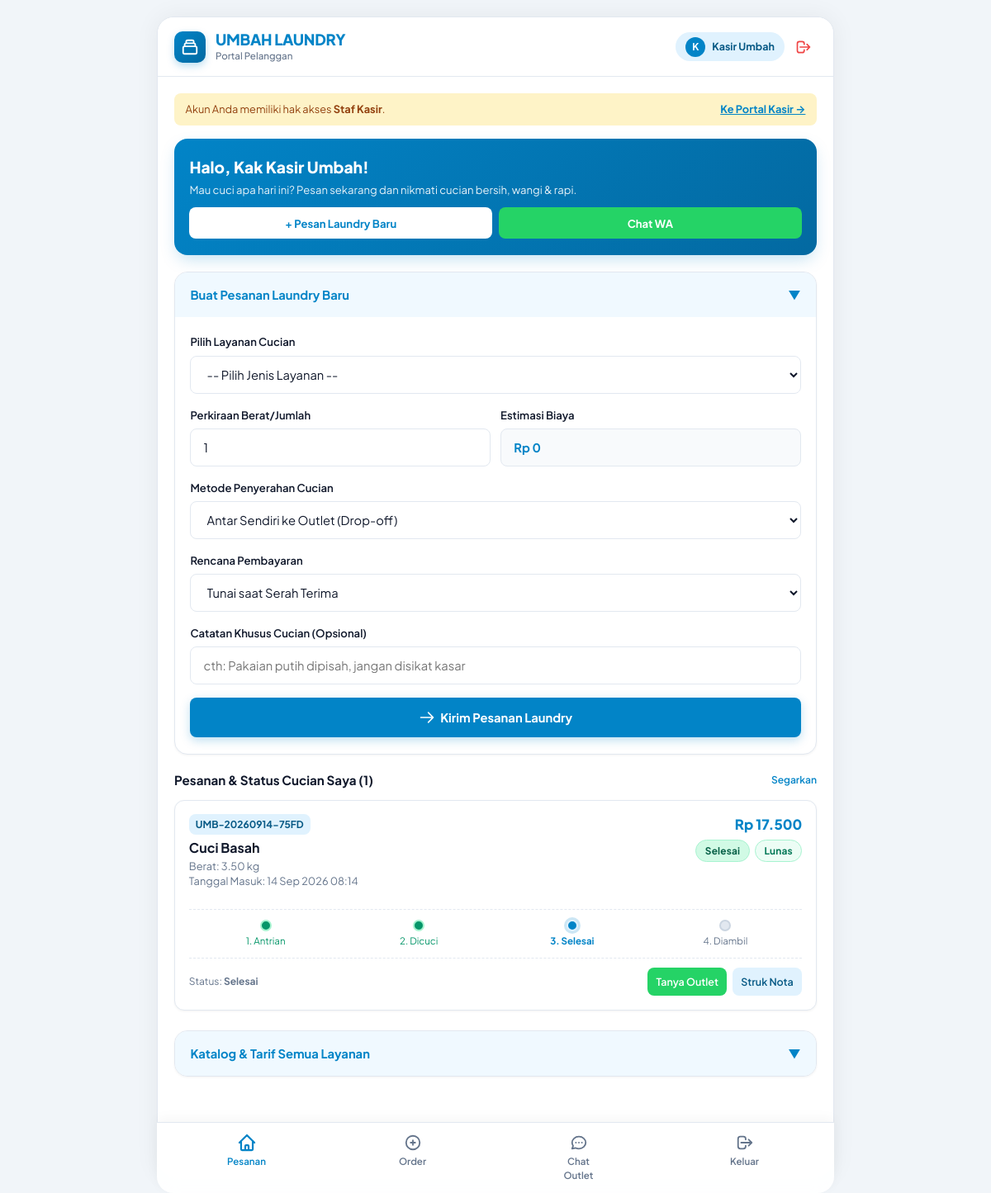
The app's page /dashboard_pelanggan.php (signed in) with its own data.
### tables this page shows
CREATE TABLE `transaksi` (
  `id` int(11) NOT NULL AUTO_INCREMENT,
  `kode_transaksi` varchar(30) NOT NULL,
  `id_pelanggan` int(11) NOT NULL,
  `id_layanan` int(11) NOT NULL,
  `id_karyawan` int(11) DEFAULT NULL,
  `berat_jumlah` decimal(5,2) NOT NULL,
  `total_harga` decimal(10,2) NOT NULL,
  `metode_pembayaran` enum('Tunai','QRIS','Transfer') DEFAULT 'Tunai',
  `status_pembayaran` enum('Belum Lunas','Lunas') DEFAULT 'Lunas',
  `status_cucian` enum('Antrian','Dalam Proses','Selesai','Sudah Diambil','Batal') DEFAULT 'Antrian',
  `catatan` text DEFAULT NULL,
  `tanggal_masuk` datetime DEFAULT current_timestamp(),
  `tanggal_selesai` datetime DEFAULT NULL,
  PRIMARY KEY (`id`),
  UNIQUE KEY `kode_transaksi` (`kode_transaksi`),
  KEY `fk_tx_pelanggan` (`id_pelanggan`),
  KEY `fk_tx_layanan` (`id_layanan`),
  KEY `fk_tx_karyawan` (`id_karyawan`),
  CONSTRAINT `fk_tx_karyawan` FOREIGN KEY (`id_karyawan`) REFERENCES `users` (`id`) ON DELETE SET NULL,
  CONSTRAINT `fk_tx_layanan` FOREIGN KEY (`id_layanan`) REFERENCES `layanan` (`id`),
  CONSTRAINT `fk_tx_pelanggan` FOREIGN KEY (`id_pelanggan`) REFERENCES `pelanggan` (`id`) ON DELETE CASCADE
);

CREATE TABLE `layanan` (
  `id` int(11) NOT NULL AUTO_INCREMENT,
  `nama_layanan` varchar(100) NOT NULL,
  `kategori` varchar(50) NOT NULL,
  `satuan` varchar(20) NOT NULL DEFAULT 'kg',
  `harga_per_satuan` decimal(10,2) NOT NULL,
  `created_at` timestamp NOT NULL DEFAULT current_timestamp(),
  PRIMARY KEY (`id`)
);

### dashboard_pelanggan.php (the view, shortened to what the rows shown need)
<?php
require_once __DIR__ . '/classes/Pelanggan.php';
require_once __DIR__ . '/classes/Transaksi.php';
$db = (new Database())->getConnection();
$pelangganModel = new Pelanggan($db);
$transaksiModel = new Transaksi($db);
$userNama   = $_SESSION['user']['nama'] ?? 'Pelanggan';
$userNoHp   = $_SESSION['user']['no_hp'] ?? '';
$userAlamat = $_SESSION['user']['alamat'] ?? '';
$pelangganId = $pelangganModel->findOrCreate($userNama, $userNoHp, $userAlamat);
$riwayatPesanan = $transaksiModel->getTransaksiByPelangganId($pelangganId);
?>
<!DOCTYPE html>
<html lang="id">
<head>
    <link rel="stylesheet" href="assets/css/chingu-style.css">
</head>
<body>
<div class="app-container">
    <div class="content">
        <div class="order-list">
            <?php if (empty($riwayatPesanan)): ?>
                <div style="text-align: center; color: var(--text-muted); font-size: 0.85rem; padding: 2.5rem 1rem; background: var(--surface); border: 1px solid var(--border); border-radius: 12px;">
                    Belum ada pesanan cucian. Buat pesanan pertama Anda pada formulir di atas!
                </div>
            <?php else: ?>
                <?php foreach ($riwayatPesanan as $trx): ?>
                    <?php
                        $badgeClass = match($trx['status_cucian']) {
                            'Antrian'       => 'badge-antrian',
                            'Dalam Proses'  => 'badge-proses',
                            'Selesai'       => 'badge-selesai',
                            'Sudah Diambil' => 'badge-diambil',
                            'Batal'         => 'badge-batal',
                            default         => 'badge-proses'
                        };
                        $waText = "Halo Umbah Laundry,\n"
                                . "Saya mau konfirmasi pesanan cucian saya:\n"
                                . "No Nota: *{$trx['kode_transaksi']}*\n"
                                . "Nama: {$trx['nama_pelanggan']}\n"
                                . "Layanan: {$trx['nama_layanan']} ({$trx['berat_jumlah']} {$trx['satuan']})\n"
                                . "Mohon info perkiraan selesainya ya kak. Terima kasih!";
                        $waUrl = "https://api.whatsapp.com/send?phone=6287715890651&text=" . urlencode($waText);
                        $s = $trx['status_cucian'];
                        $isProses  = in_array($s, ['Dalam Proses', 'Selesai', 'Sudah Diambil']);
                        $isSelesai = in_array($s, ['Selesai', 'Sudah Diambil']);
                        $isDiambil = ($s === 'Sudah Diambil');
                    ?>
                    <div class="order-card">
                        <div class="order-card-header">
                            <div>
                                <span class="order-code"><?= htmlspecialchars($trx['kode_transaksi']) ?></span>
                                <h5><?= htmlspecialchars($trx['nama_layanan']) ?></h5>
                                <div class="order-card-meta">
                                    Berat: <?= $trx['berat_jumlah'] ?> <?= htmlspecialchars($trx['satuan']) ?>
                                    <br>
                                    Tanggal Masuk: <?= date('d M Y H:i', strtotime($trx['tanggal_masuk'])) ?>
                                </div>
                            </div>
                            <div style="text-align: right;">
                                <div class="order-price">Rp <?= number_format($trx['total_harga'], 0, ',', '.') ?></div>
                                <div style="margin-top: 0.35rem;" class="order-card-badges">
                                    <span class="badge <?= $badgeClass ?>"><?= htmlspecialchars($trx['status_cucian']) ?></span>
                                    <?php if ($trx['status_pembayaran'] === 'Lunas'): ?>
                                        <span class="badge badge-lunas">Lunas</span>
                                    <?php else: ?>
                                        <span class="badge badge-belum-lunas">Belum Lunas</span>
                                    <?php endif; ?>
                                </div>
                            </div>
                        </div>
                        <div class="order-step-timeline">
                            <div class="step-item <?= $s === 'Antrian' ? 'active-step' : ($isProses ? 'passed-step' : '') ?>">
                                <div class="step-dot"></div>
                                <span>1. Antrian</span>
                            </div>
                            <div class="step-item <?= $s === 'Dalam Proses' ? 'active-step' : ($isSelesai ? 'passed-step' : '') ?>">
                                <div class="step-dot"></div>
                                <span>2. Dicuci</span>
                            </div>
                            <div class="step-item <?= $s === 'Selesai' ? 'active-step' : ($isDiambil ? 'passed-step' : '') ?>">
                                <div class="step-dot"></div>
                                <span>3. Selesai</span>
                            </div>
                            <div class="step-item <?= $isDiambil ? 'active-step passed-step' : '' ?>">
                                <div class="step-dot"></div>
                                <span>4. Diambil</span>
                            </div>
                        </div>
                        <div class="order-card-actions">
                            <span style="font-size: 0.75rem; color: var(--text-muted);">
                                Status: <strong><?= htmlspecialchars($trx['status_cucian']) ?></strong>
                            </span>
                            <div style="display: flex; gap: 0.4rem;">
                                <a href="<?= $waUrl ?>" target="_blank" class="btn-sm btn-sm-whatsapp">
                                    Tanya Outlet
                                </a>
                                <button type="button" class="btn-sm btn-sm-nota" onclick="showReceipt(<?= htmlspecialchars(json_encode($trx)) ?>)">
                                    Struk Nota
                                </button>
                            </div>
                        </div>
                    </div>
                <?php endforeach; ?>
            <?php endif; ?>
        </div>
    </div>
</div>
</body>
</html>

### records on screen
transaksi: kode_transaksi "UMB-20260914-75FD", id_layanan.nama_layanan "Cuci Basah", berat_jumlah "3.50", id_layanan.satuan "kg", tanggal_masuk "14 Sep 2026 08:14", total_harga "17.500", status_cucian "Selesai", status_pembayaran "Lunas"

### other values on screen
substr($userNama, 0, 1) "K"
$userNama "Kasir Umbah"
count($riwayatPesanan) "1"
